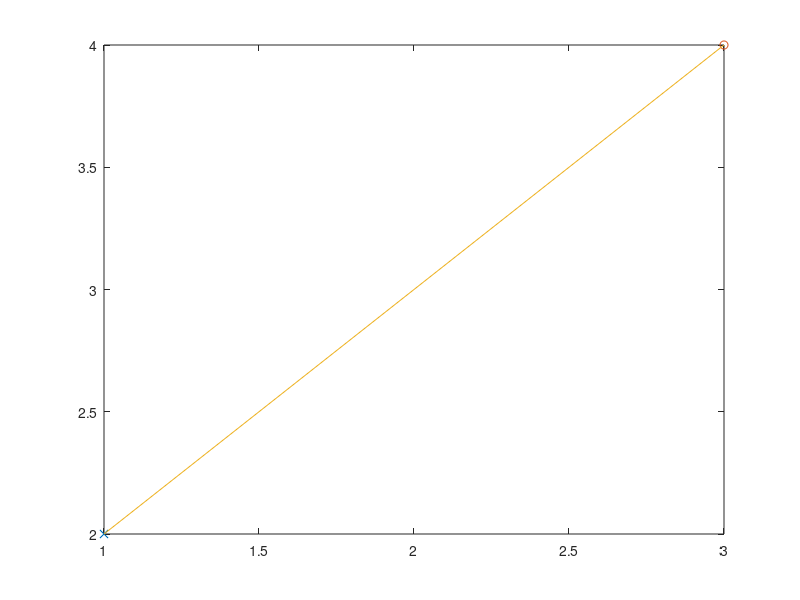

This chart was generated by the following MATLAB code: (Note: this script raises an error after producing the figure.)
r = [0; 2];
com_i = [1; 2];
theta_steer = pi/2;

theta_heading = 0;
R_heading = [cos(theta_heading), - sin(theta_heading); sin(theta_heading), cos(theta_heading)];
R_steering = [cos(theta_steer), - sin(theta_steer); sin(theta_steer), cos(theta_steer)];

R_steer_half = [cos(theta_steer/2), - sin(theta_steer/2); sin(theta_steer/2), cos(theta_steer/2)];
o = com_i + R_heading * r;

com_f = R_steering * (com_i - o) + o;

cord = 2 * norm(r) * sin(theta_steer/2);
com_f1 = com_i + R_heading * R_steer_half * cord;

plot(com_i(1), com_i(2), 'x'); hold on;
plot(com_f(1), com_f(2), 'o'); hold on;
plot([com_i(1),com_f1(1)], [com_i(2), com_f1(2)]);

h = circle(o(1),o(2),r(2));

function h = circle(x,y,r)
    hold on
    th = 0:pi/50:2*pi;
    xunit = r * cos(th) + x;
    yunit = r * sin(th) + y;
    h = plot(xunit, yunit);
    xlim([-2,4])
    ylim([1,7])
    pbaspect([1 1 1])
    hold off
end